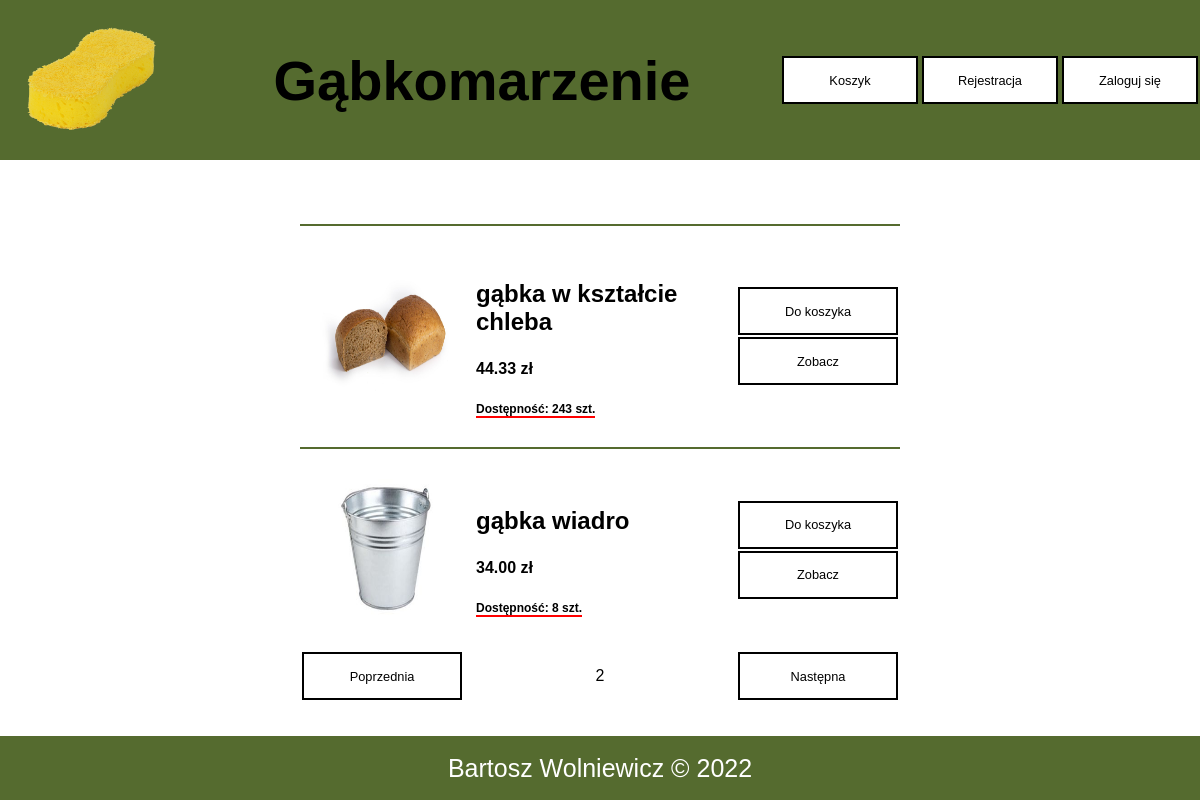
Page /index.php?p=2 on the committed database.
### tables this page shows
CREATE TABLE `produkty` (
  `id` int(11) NOT NULL,
  `nazwa` varchar(250) NOT NULL,
  `zdjecie` varchar(50) NOT NULL,
  `cena` decimal(10,2) NOT NULL,
  `ilosc_magazyn` int(11) DEFAULT NULL,
  `widoczny` tinyint(1) DEFAULT NULL
);

### scripts/show_produkty.php (the view)
<?php
echo "<div id=content>";
    $conn = new mysqli('localhost', 'root', '', 'passwd_hash');
    $sql = "SELECT count(*) ile FROM produkty WHERE widoczny=1";
    $productcount = $conn->query($sql)->fetch_assoc()['ile'];
    $prod_per_page = 2;
    $pagecount=ceil($productcount/$prod_per_page);
    $p= (isset($_GET['p'])) ? $_GET['p'] : 1;
    $pom=($p-1)*$prod_per_page;
    $sql = "SELECT id, nazwa, zdjecie, cena, ilosc_magazyn FROM produkty WHERE widoczny=1 ORDER BY 1 LIMIT $prod_per_page OFFSET $pom";
    $res = $conn->query($sql);
    while($produkt = $res->fetch_assoc()){
    echo <<< OPOLE
    <div class=produkt>
        <div class=zwijaj>
        <a href=./sites/produkt.php?id=$produkt[id]><img class=midimg src=./images/$produkt[zdjecie] alt=$produkt[nazwa]></a>
        <div>
        <a href=./sites/produkt.php?id=$produkt[id]><h3>$produkt[nazwa]</h3></a>
            <h4>$produkt[cena] zł</h4>
            <h5>Dostępność: <span class=sztuki>$produkt[ilosc_magazyn]</span> szt.</h5>
        </div>
        </div>
        <div>
        <a class=button href=./index.php?action=koszyk&id=$produkt[id]&p=$p><div>Do koszyka</div></a>
        <a class=button href=./sites/produkt.php?id=$produkt[id]&p=$p><div>Zobacz</div></a>
        </div>
    </div>
OPOLE;
    }
if($p==1&&$pagecount>1){
    echo "<div id=lower_butt><div class=szer></div><div>$p</div><a href=./index.php?p=2 class=button><div>Następna</div></a></div>";
}
elseif($p==1&&$pagecount==1){
}
elseif($p<$pagecount){
    $pp=$p-1;
    $nn=$p+1;
    echo "<div id=lower_butt><a href=./index.php?p=$pp class=button><div>Poprzednia</div></a><div>$p</div><a href=./index.php?p=$nn class=button><div>Następna</div></a></div>";
}else{
    $pp=$p-1;
    echo "<div id=lower_butt><a href=./index.php?p=$pp class=button><div>Poprzednia</div></a><div>$p</div><div class=szer></div></div>";
}
?>

### styl.css (style rules this page uses)
body { font-family: 'HelveticaNow', 'Helvetica'; margin: 0; }
a { text-decoration: none; color:black; }
h3 { font-size: 3vh; }
h4 { font-size: 2vh; }
h5 { font-size: 1.5vh; }
.midimg { height: 17vmin; width: 17vmin; margin-right: 20px; margin-left: 20px; padding-bottom: 1px; }
.button { text-decoration: none; height: 28px; width: 140px; background-color: white; color: black; border: 2px solid black; margin: 2px; padding: 8px; display: flex; align-items: center; justify-content: center; }
#content { min-height: 72vmin; background-color: white; display: flex; flex-direction: column; justify-content: center; align-items: center; }
.produkt:nth-of-type(1) { margin-top: 30px; }
.produkt { display: flex; flex-direction: row; justify-content: space-between; align-items: center; width: 50%; border-top: 2px solid darkolivegreen; padding-top: 30px; padding-bottom: 30px; }
.zwijaj { display: flex; justify-content: center; align-items: center; }
a.button > div { font-size: 1.6vmin; }
#lower_butt { width: 50%; display: flex; flex-direction: row; justify-content: space-between; align-items: center; }

### rows in the picture
produkty: zdjecie (picture), nazwa "gąbka w kształcie chleba", cena "44.33", ilosc_magazyn "243"
produkty: zdjecie (picture), nazwa "gąbka wiadro", cena "34.00", ilosc_magazyn "8"

### other values in the picture
$p "2"
